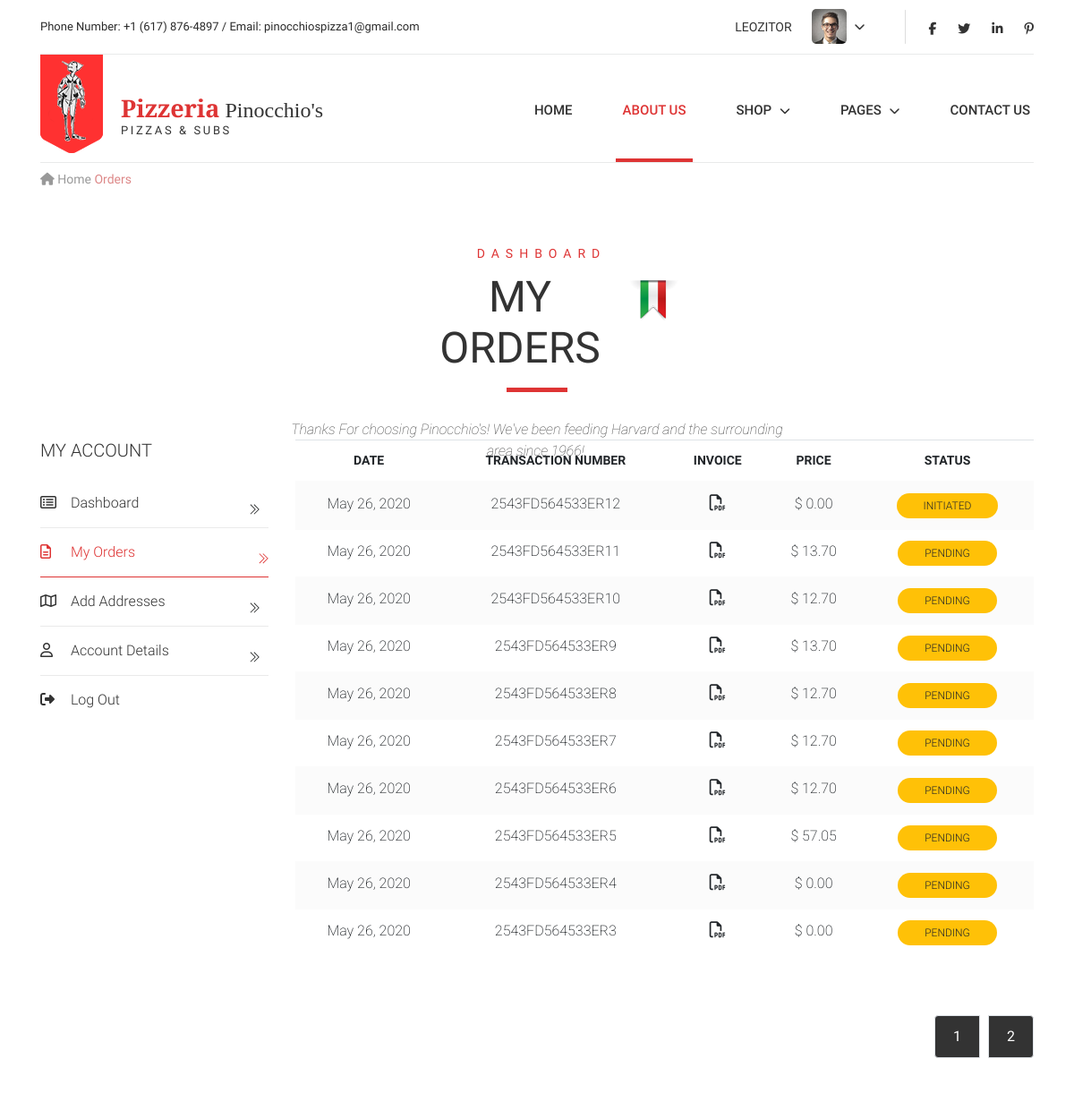
Before: /orders/1 (signed in, upper part) with the older database file.
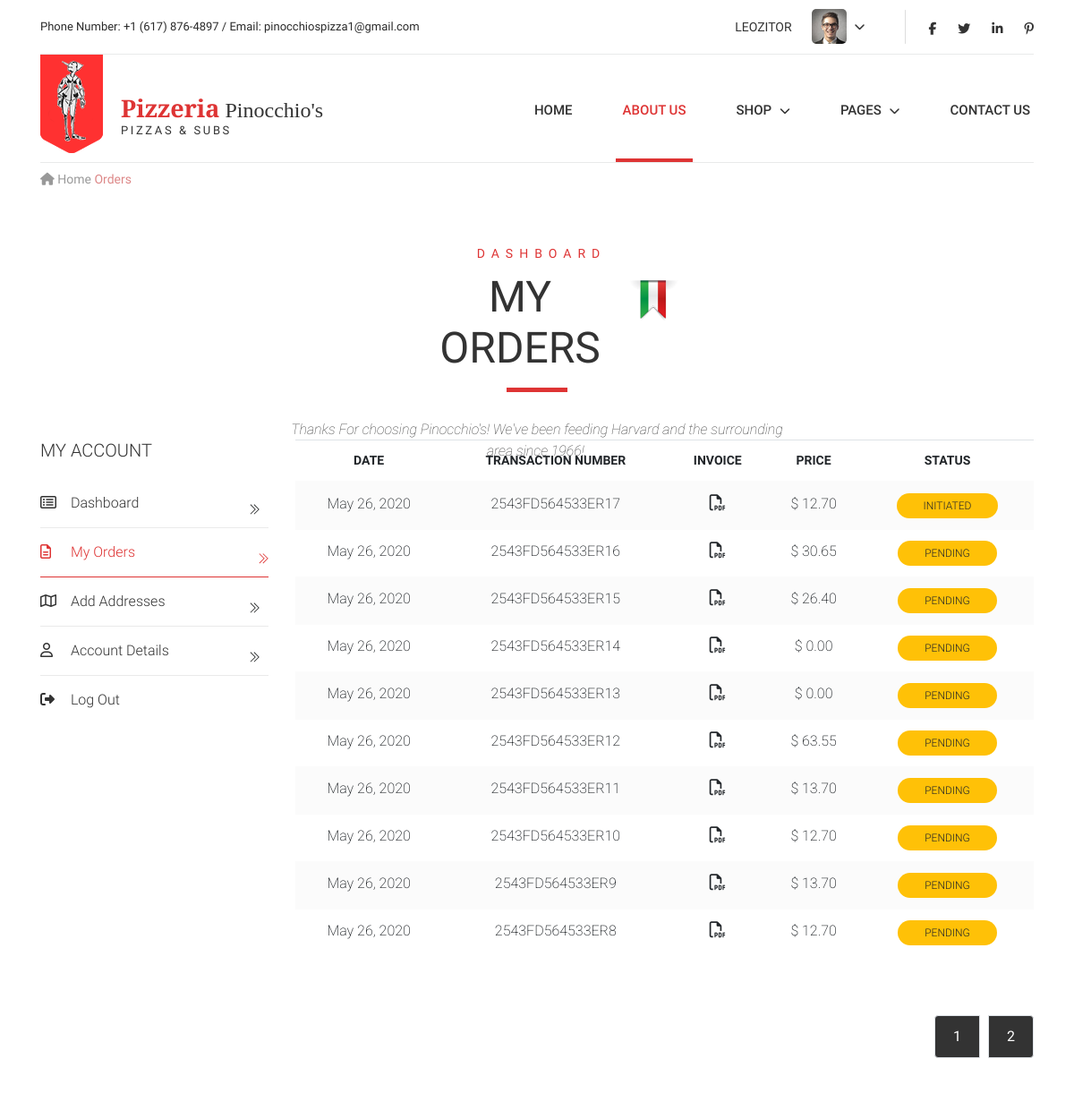
After: the same page with the newer database file.
### orders/models.py (models this page shows, shortened)
class UserOrder(models.Model):
    user = models.ForeignKey(User, on_delete=models.CASCADE)
    status = models.CharField(max_length=64, default='initiated')  # initiated - pending - completed
    date = models.DateField(auto_now_add=True)
    totalPriceOrder = models.DecimalField(max_digits=4, decimal_places=2, default=0)

### orders/views.py (the view)
# urls.py: path('orders/<int:order_page>', views.orders, name='orders'),
@login_required(login_url='login')
def orders(request, order_page):
    context = context_send(request)
    user_orders = context["allUserOrders"]
    user_orders_count = user_orders.count()
    context["allUserOrdersCount"] = user_orders_count
    orderPageList = []
    if user_orders_count < 11:
        return render(request, "orders/myOrders.html", context)
    else:
        allUserOrders = UserOrder.objects.filter(user=request.user)
        for i in range(0, user_orders_count - 10, 10):
            orderPageList.append(allUserOrders[user_orders_count - i - 10:user_orders_count - i])
        orderPageList.append(allUserOrders[0:user_orders_count % 10])
        context["allUserOrder"] = orderPageList[order_page - 1]
        context["allUserOrders"] = orderPageList
        return render(request, "orders/myOrders.html", context)

### templates/orders/myOrders.html (shortened to what this page needs)
{% extends "orders/baseGeneral.html" %}
{% load static %}
{% block head %}
    <link rel="stylesheet" href="{% static 'orders/css/owl.carousel.css' %}">
    <link rel="stylesheet" href="{% static 'orders/css/owl.theme.default.min.css' %}">
{% endblock %}
{% block body %}
    <div class="container">
        <div class="pizza_breadcrumb">
            <a href="index.html"><i class="fa fa-home"></i> Home</a> <span>Orders</span>
        </div>
        <section class="we_are dash_height">
            <div class="piz_title">
                <div class="small_title"><h3>dashboard</h3></div>
                <div class="big_title"><h1 class="dash_big_title">my orders</h1><img
                        src="{% static 'orders/img/italy.png' %}"></div>
            </div>
            <div class="title_devider">
                <p class="line"></p>
            </div>
            <div class="under_title">
                <p>Thanks For choosing Pinocchio's! We've been feeding
                    Harvard and the surrounding area since 1966!.</p>
            </div>
        </section>
        <section class="dashboard">
            <div class="row">
                <div class="col-md-3">
                    <h3 class="title">My Account</h3>
                    <ul>
                        <li><a href="{% url 'orders' 1 %}"><i class="far fa-list-alt"></i> Dashboard </a></li>
                        <li class="active"><a href="{% url 'orders' 1 %}"><i class="far fa-file-alt"></i> My Orders </a>
                        </li>
                        <li><a href="add-address.html"><i class="far fa-map"></i> Add Addresses </a></li>
                        <li><a href="profile.html"><i class="far fa-user"></i> Account Details </a></li>
                        <li><a href="{% url 'logout' %}"><i class="fas fa-sign-out-alt"></i> Log Out</a></li>
                    </ul>
                </div>
                <div class="col-md-9">
                    <table class="table table-striped">
                        <thead>
                        <tr>
                            <th>Date</th>
                            <th class="transaction_th">transaction number</th>
                            <th>invoice</th>
                            <th>price</th>
                            <th class="status_th">status</th>
                        </tr>
                        </thead>
                        <tbody>
                        {% for order in allUserOrder reversed %}
                            <tr>
                                <td>{{ order.date }}</td>
                                <td class="transaction_td">2543FD564533ER{{ order.id }}</td>
                                <td><a href="#"><i class="far fa-file-pdf"></i></a></td>
                                <td>$ {{ order.totalPriceOrder }}</td>
                                <td class="status_td"><span class="badge badge-warning">{{ order.status }}</span></td>
                            </tr>
                        {% endfor %}
                        </tbody>
                    </table>
                    <div class="row float-right margin_right_0">
                        <ur class="pagination right">
                            {% if allUserOrdersCount <= 10 %}
                                <li class="page-item">
                                    <a class="page-link active" href="#">1</a>
                                </li>
                            {% else %}
                                {% for i in allUserOrders %}
                                <li class="page-item">
                                    <a class="page-link active" href="{% url 'orders' forloop.counter %}">{{ forloop.counter }}</a>
                                </li>
                                {% endfor %}
                            {% endif %}
                        </ur>
                    </div>
                </div>
            </div>
        </section>
    </div>
{% endblock %}

Changed rows visible on the page:
no longer on this page (row unchanged): UserOrder: date "May 26, 2020", id "7", totalPriceOrder "12.70", status "PENDING"
no longer on this page (row unchanged): UserOrder: date "May 26, 2020", id "6", totalPriceOrder "12.70", status "PENDING"
no longer on this page (row unchanged): UserOrder: date "May 26, 2020", id "5", totalPriceOrder "57.05", status "PENDING"
no longer on this page (row unchanged): UserOrder: date "May 26, 2020", id "4", totalPriceOrder "0.00", status "PENDING"
no longer on this page (row unchanged): UserOrder: date "May 26, 2020", id "3", totalPriceOrder "0.00", status "PENDING"
added UserOrder: date "May 26, 2020", id "17", totalPriceOrder "12.70", status "INITIATED"
added UserOrder: date "May 26, 2020", id "16", totalPriceOrder "30.65", status "PENDING"
added UserOrder: date "May 26, 2020", id "15", totalPriceOrder "26.40", status "PENDING"
added UserOrder: date "May 26, 2020", id "14", totalPriceOrder "0.00", status "PENDING"
added UserOrder: date "May 26, 2020", id "13", totalPriceOrder "0.00", status "PENDING"
changed UserOrder id 12: totalPriceOrder "0.00" → "63.55"; status "INITIATED" → "PENDING"
